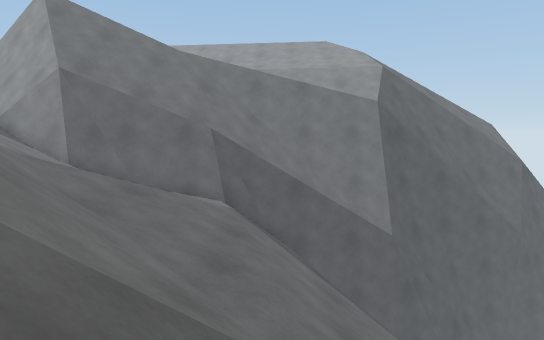
view 1 (above)

19 first-person views from a walk through a scene from a Unity 3-D project. The camera is 1.2 m above the floor, tilts 6° down and sees 75° across. The floor is counted in squares, 1 m on a side. Each view is taken from the middle of a square. On the plan, view 1 faces up. The plan holds only what a view shows up to about 14 squares ahead; the rest is blank. The place goes on beyond the plan.

view 2
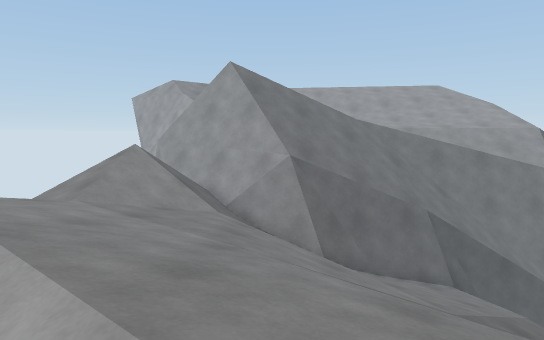

view 3
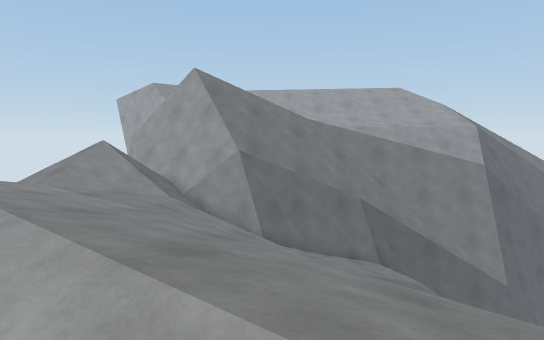

view 4
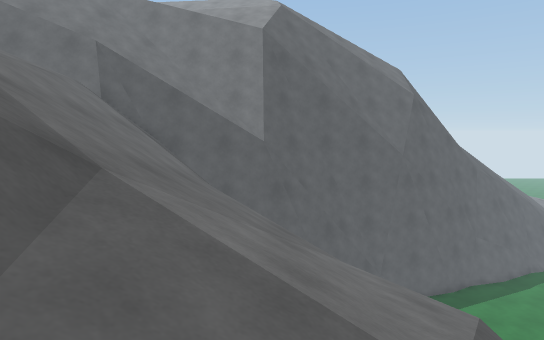

view 5
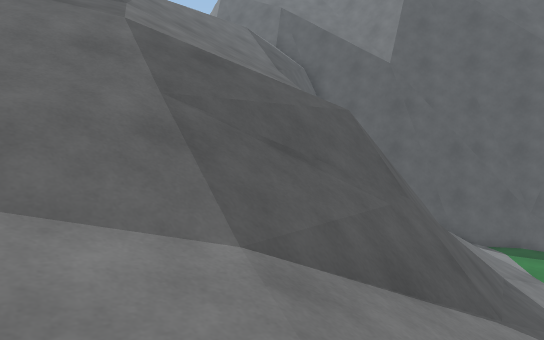

view 6
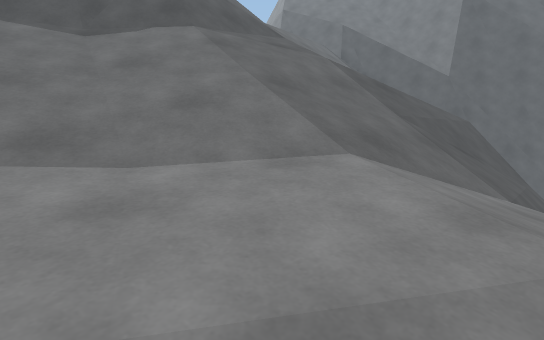

view 7
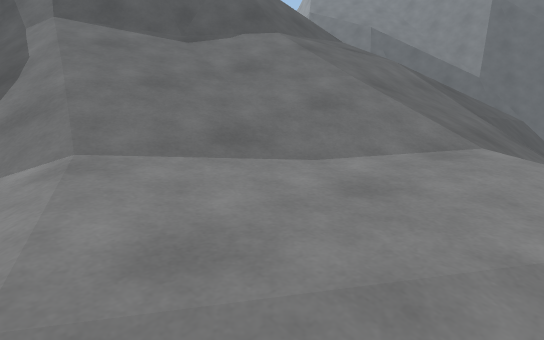

view 8
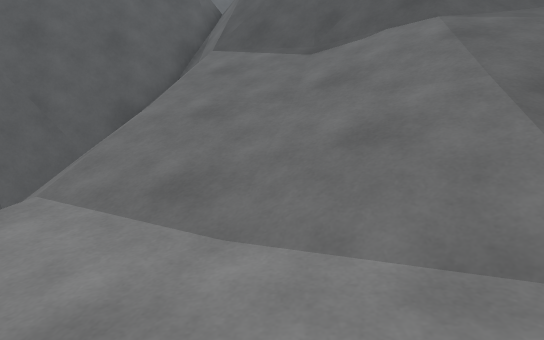

view 9
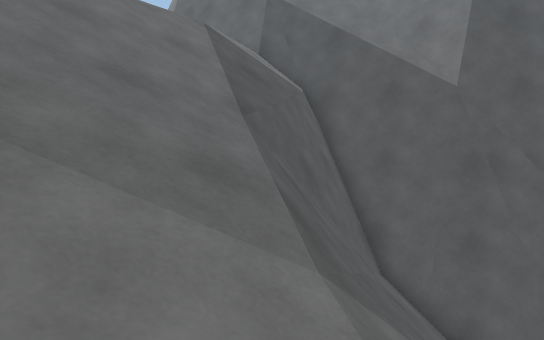

view 10
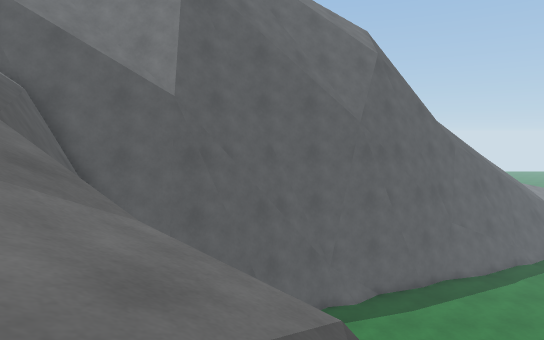

view 11
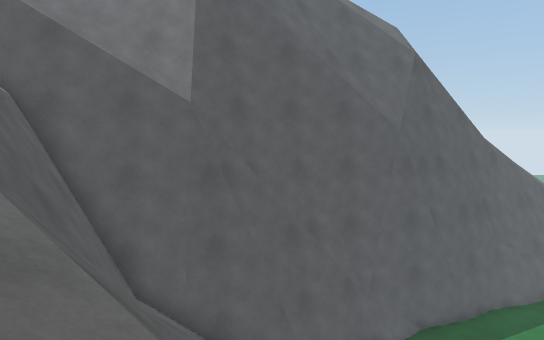

view 12
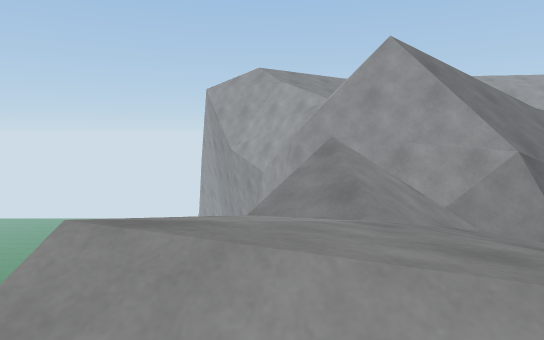

view 13
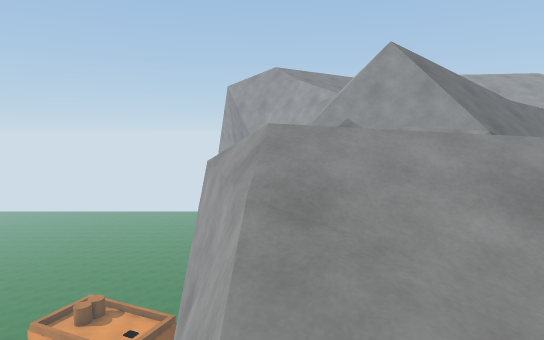

view 14
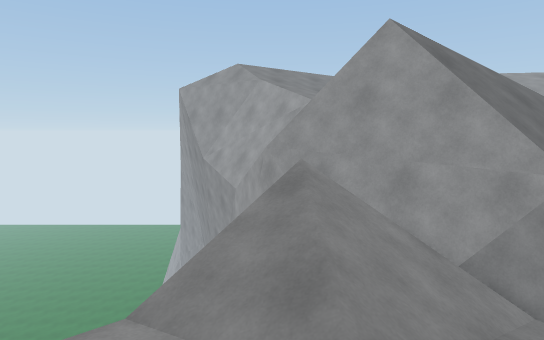

view 15
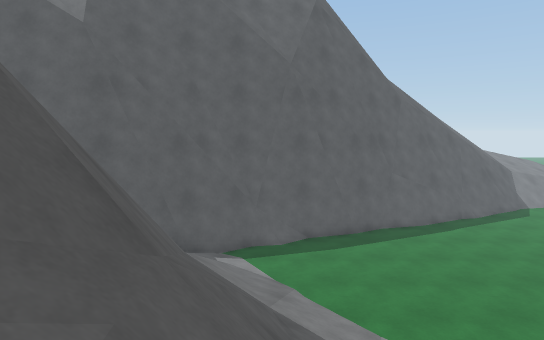

view 16
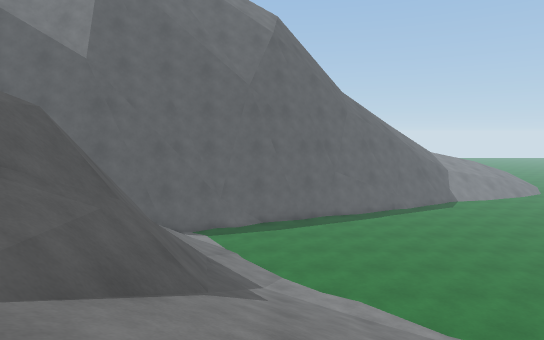

view 17
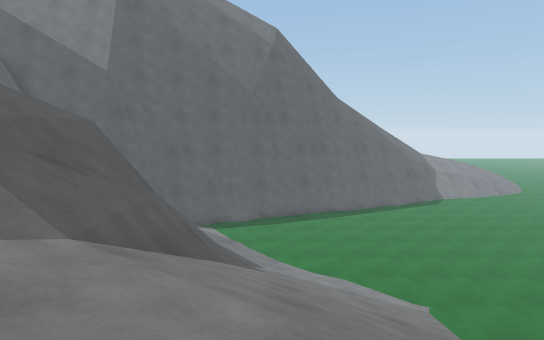

view 18
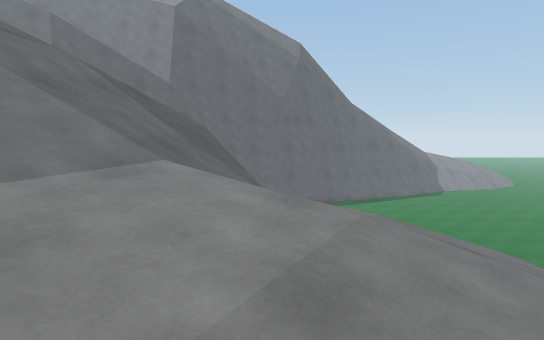

view 19
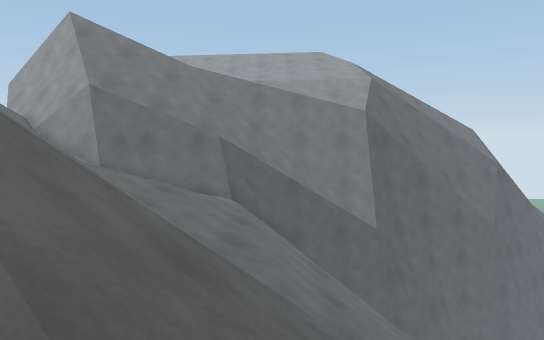

### Floor plan
Key: @ floor where view 1 was taken; # wall or solid block; . main floor; : floor 0.25 m higher than the main floor; + floor 4 m higher than the main floor; * floor 4.25 m higher than the main floor; % floor 13.25 m higher than the main floor; & floor 13.5 m higher than the main floor; $ floor 14 m higher than the main floor; / step, stairs or slope; = window, fence, low wall or low ledge; ^ raised ledge; v drop or lower ground.
Columns run from 17 left of view 1 to 13 right of it. Each row starts with its distance up from view 1.
 20    vvv
 19    v v
 18                          vv
 17     v                   vvvvvv
 16     vvv//////          vvvv  ##
 15      vvv/////     ##vvvv   ###.
 14       ##v///////////#=v  ###...
 13        =#v/////v/vvvv#####.....
 12     v///######=#=/vv####/ //...
 11     ///////=///////v#=/    //..
 10    v///// /////////v#=//  ///..
  9   v////%////////////v^//  ////.
  8    &&%%%////////////v^=/  /////
  7 ==/$&//%/////////////v=/  =///:
  6  v$$$$//%/////////////==/ =/v//
  5  =$$$$/////////////////// ===//
  4  v///$////////////////////===//
  3  v/////////// ////////////===//
  2  v/%/  /$/////////////////=////
  1         /$//// /// ///////=////
  0   /      ///// //@ ////////////
 -1           //       ////////////
 -2            /     /  ///////////
 -3                    ////////////
 -4                    =///////////
 -5                   #=///////**//
 -6                  v#=//////***//
 -7                 v##=//////**+//
 -8                vv#=//////***//
 -9                 v#///////**//
-10                  ##v  ///////

Positions as (right, up) in squares from view 1, and headings:
1: (0, 0), facing up
2: (-8, 0), facing up
3: (-6, -2), facing up
4: (5, -2), facing up
5: (13, -3), facing up-left
6: (12, -8), facing up-left
7: (11, -10), facing up-left
8: (11, -6), facing left
9: (8, 3), facing up-left
10: (8, 1), facing up
11: (7, 3), facing up
12: (-14, 3), facing up
13: (-15, 0), facing up
14: (-13, 6), facing up
15: (11, 1), facing up
16: (13, -3), facing up
17: (13, -5), facing up
18: (11, -9), facing up
19: (0, -2), facing up
